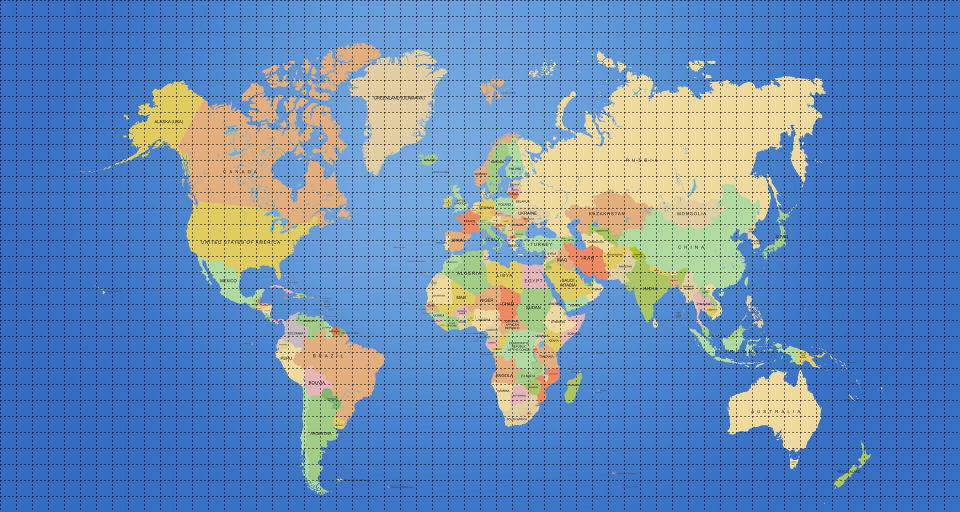

A level layout from a 2D game, rendered from its tile map. Below: a short description, then the map file with its tile-grid data intact:
An orthogonal 30x16 tile map with 32x32 px tiles, 1 tile layer (maplayer).

<map version="1.0" orientation="orthogonal" renderorder="right-down" width="30" height="16" tilewidth="32" tileheight="32" nextobjectid="1">
 <tileset firstgid="1" name="worldmap" tilewidth="32" tileheight="32" tilecount="480" columns="30">
  <image source="map.png" width="960" height="512" />
 </tileset>
 <layer name="maplayer" width="30" height="16">
  <data encoding="csv">
3,2,3,4,5,6,7,8,9,10,11,12,13,14,15,16,17,18,19,20,21,22,23,24,25,26,27,28,29,30,
31,32,33,34,35,36,37,38,39,40,41,42,43,44,45,46,47,48,49,50,51,52,53,54,55,56,57,58,59,60,
61,62,63,64,65,66,67,68,69,70,71,72,73,74,75,76,77,78,79,80,81,82,83,84,85,86,87,88,89,90,
91,92,93,94,95,96,97,98,99,100,101,102,103,104,105,106,107,108,109,110,111,112,113,114,115,116,117,118,119,120,
121,122,123,124,125,126,127,128,129,130,131,132,133,134,135,136,137,138,139,140,141,142,143,144,145,146,147,148,149,150,
151,152,153,154,155,156,157,158,159,160,161,162,163,164,165,166,167,168,169,170,171,172,173,174,175,176,177,178,179,180,
181,182,183,184,185,186,187,188,189,190,191,192,193,194,195,196,197,198,199,200,201,202,203,204,205,206,207,208,209,210,
211,212,213,214,215,216,217,218,219,220,221,222,223,224,225,226,227,228,229,230,231,232,233,234,235,236,237,238,239,240,
241,242,243,244,245,246,247,248,249,250,251,252,253,254,255,256,257,258,259,260,261,262,263,264,265,266,267,268,269,270,
271,272,273,274,275,276,277,278,279,280,281,282,283,284,285,286,287,288,289,290,291,292,293,294,295,296,297,298,299,300,
301,302,303,304,305,306,307,308,309,310,311,312,313,314,315,316,317,318,319,320,321,322,323,324,325,326,327,328,329,330,
331,332,333,334,335,336,337,338,339,340,341,342,343,344,345,346,347,348,349,350,351,352,353,354,355,356,357,358,359,360,
361,362,363,364,365,366,367,368,369,370,371,372,373,374,375,376,377,378,379,380,381,382,383,384,385,386,387,388,389,390,
391,392,393,394,395,396,397,398,399,400,401,402,403,404,405,406,407,408,409,410,411,412,413,414,415,416,417,418,419,420,
421,422,423,424,425,426,427,428,429,430,431,432,433,434,435,436,437,438,439,440,441,442,443,444,445,446,447,448,449,450,
451,452,453,454,455,456,457,458,459,460,461,462,463,464,465,466,467,468,469,470,471,472,473,474,475,476,477,478,479,480
</data>
 </layer>
</map>